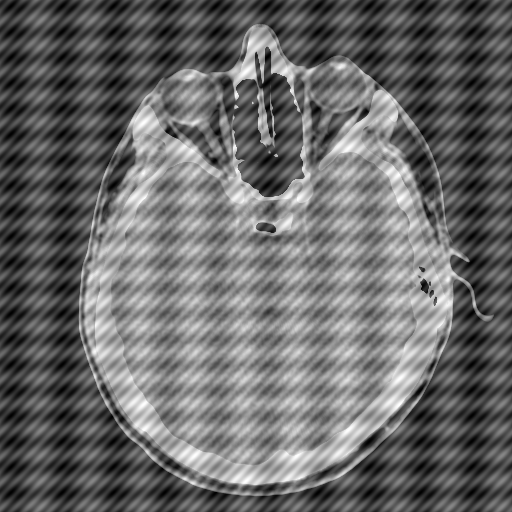
#> input picture imgs/HeadCT_degradada.tif, 512 x 512 px
$ python 003-imgs.py --imagem ../imgs/HeadCT_degradada.tif
#> lines starting #> are read from the running program, lines starting #| are printed output that depends on the picture
#> in main, img is the input picture: shape (512, 512, 3); min 0, max 255, mean 105.3
'''
Cargue diferentes imágenes y visualice la magnitud de la TDF. Infiera, a
grandes rasgos, la correspondencia entre componentes frecuenciales y detalles
de las imágenes.
'''

import cv2 as cv
import numpy as np
from matplotlib import pyplot as plt
import argparse

'''
    Argumentos
'''
ap = argparse.ArgumentParser()
ap.add_argument("-i", "--imagem", required=True, help="Imagem")


'''
    Realiza a Transformada de Fourier e retorna a magnitude (já com a função
de log aplicada e centralizada) e a fase.
'''
def tf_complexa(im):
    # Para armazenar resultado da transformação
    planos = [np.float32(im), np.zeros(im.shape, np.float32)]
    tf = cv.merge(planos)
    # Transformada
    tf = cv.dft(tf, cv.DFT_COMPLEX_OUTPUT)
    #calcular magnitude, planos[0] = real, planos[1] = imaginário
    planos = cv.split(tf)
    magn, fase = cv.cartToPolar(planos[0],planos[1], angleInDegrees=False)
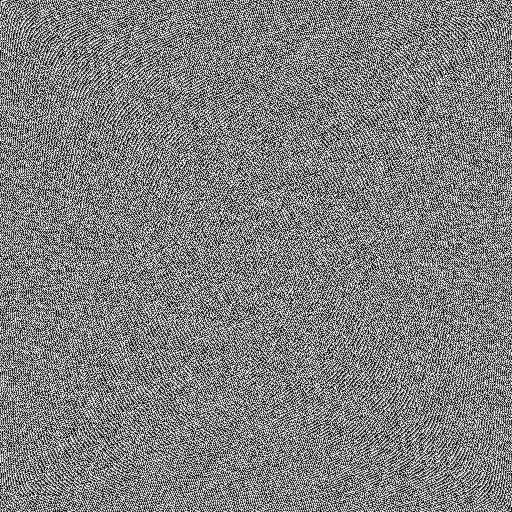
#> fase: shape (512, 512) float32; min 0, max 6.28, mean 3.14; drawn with min black and max white
    #escala logaritmica
    magn = cv.log(magn + 1)
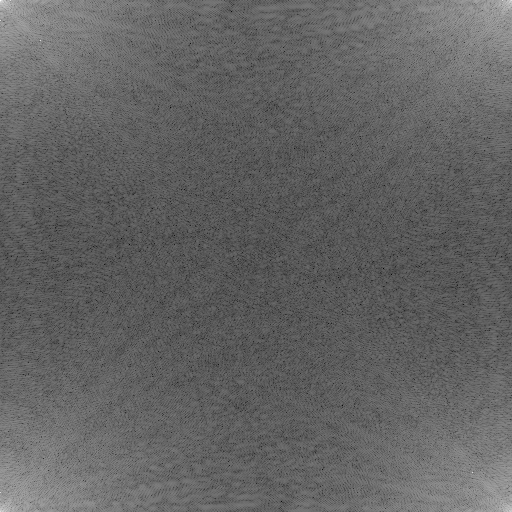
#> magn: shape (512, 512) float32; min 1.21, max 17.13, mean 7.44; drawn with min black and max white
    #centralizar
    magn = np.fft.fftshift(magn, axes=None)
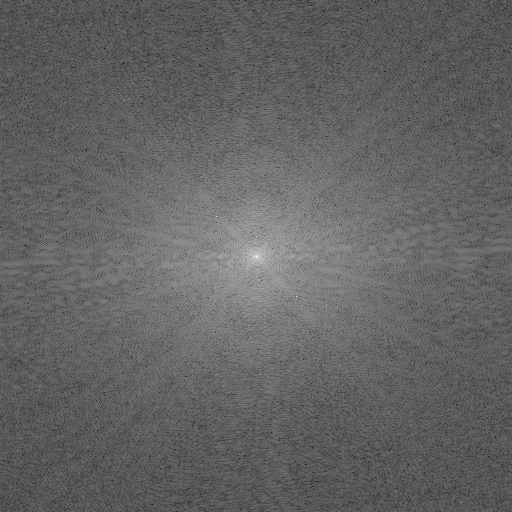
#> magn: shape (512, 512) float32; min 1.21, max 17.13, mean 7.44; drawn with min black and max white
    #return magn, fase
    return magn


'''
    MAIN
'''
def main():

    # Argumentos e Imagem
    args = vars(ap.parse_args())
    img = cv.imread(args["imagem"])

    # Transformada
    img_pb = cv.cvtColor(img, cv.COLOR_BGR2GRAY)
    imgf = tf_complexa(img_pb)

    # Mostrar
    plt.subplot(1,2,1)
    plt.xticks([])
    plt.yticks([])
    plt.imshow(img[:,:,::-1])

    plt.subplot(1,2,2)
    plt.xticks([])
    plt.yticks([])
    plt.imshow(imgf, cmap="bone")
    plt.colorbar()

    plt.show()
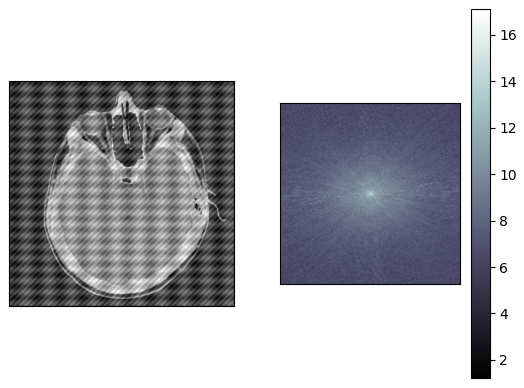
#> figure drawn by matplotlib, 3 panels


if __name__ == "__main__":
    main()

$ run again, on imgs/botellas3.tif
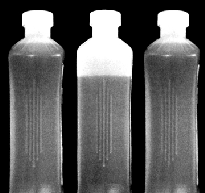
#> input picture imgs/botellas3.tif, 205 x 193 px
#> in main, img is the input picture: shape (193, 205, 3); min 0, max 255, mean 90.4
#> in tf_complexa, `magn = np.fft.fftshift(magn, axes=None)`:
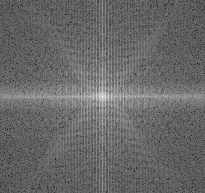
#> magn: shape (193, 205) float32; min 2.01, max 15.09, mean 7.37; drawn with min black and max white
#> in main, `plt.show()`:
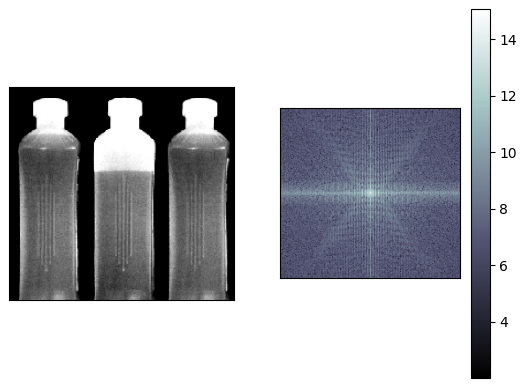
#> figure drawn by matplotlib, 3 panels

$ run again, on imgs/botellas4.tif
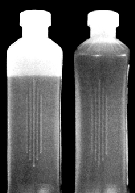
#> input picture imgs/botellas4.tif, 135 x 193 px
#> in main, img is the input picture: shape (193, 135, 3); min 0, max 255, mean 95.4
#> in tf_complexa, `magn = np.fft.fftshift(magn, axes=None)`:
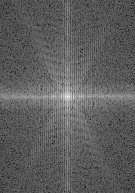
#> magn: shape (193, 135) float32; min 2.84, max 14.73, mean 7.22; drawn with min black and max white
#> in main, `plt.show()`:
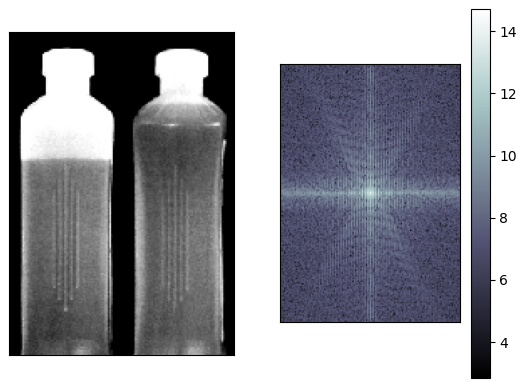
#> figure drawn by matplotlib, 3 panels

$ run again, on imgs/botellas5.tif
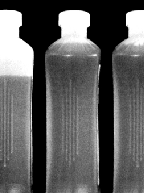
#> input picture imgs/botellas5.tif, 145 x 193 px
#> in main, img is the input picture: shape (193, 145, 3); min 0, max 255, mean 93.9
#> in tf_complexa, `magn = np.fft.fftshift(magn, axes=None)`:
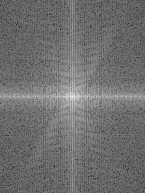
#> magn: shape (193, 145) float32; min 1.33, max 14.78, mean 7.22; drawn with min black and max white
#> in main, `plt.show()`:
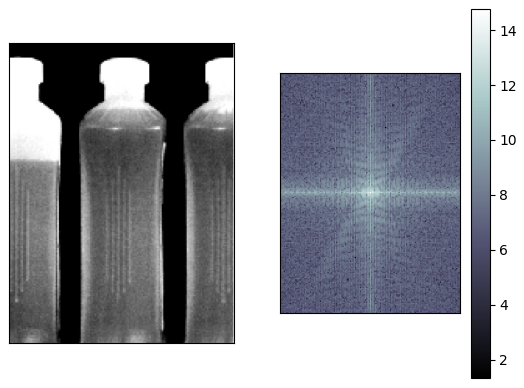
#> figure drawn by matplotlib, 3 panels
